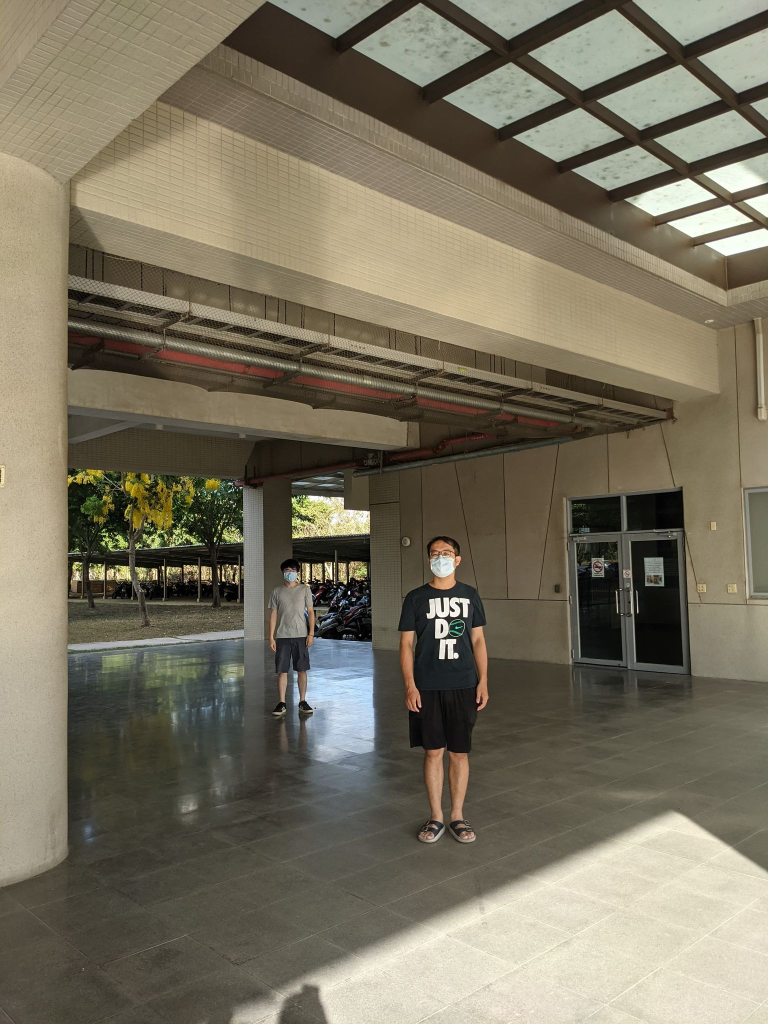
#> input picture Hw4/pic4.jpg, 1536 x 2048 px (shown at 1/2 size)
$ python Hw4_pic4.py
#> lines starting #> are read from the running program, lines starting #| are printed output that depends on the picture; after the words box and inside, x2 and y2 are one past the last pixel; in counts of white or black regions, pixels touching at a corner belong together
import numpy as np
import cv2

img = cv2.imread('pic4.jpg')
#> img is the input picture: shape (2048, 1536, 3); mean B, G, R 95.5, 113.8, 120.5
img = cv2.resize(img, (512, 512), interpolation=cv2.INTER_AREA)
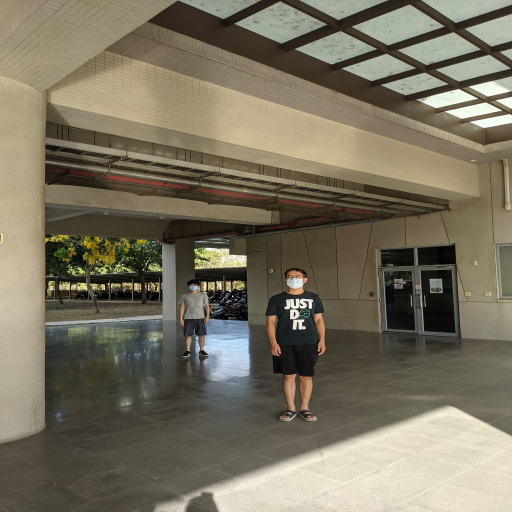
#> img: shape (512, 512, 3); mean B, G, R 95.5, 113.8, 120.5
constant = cv2.copyMakeBorder(img,0,0,400,400,cv2.BORDER_CONSTANT,value=(255,255,255))
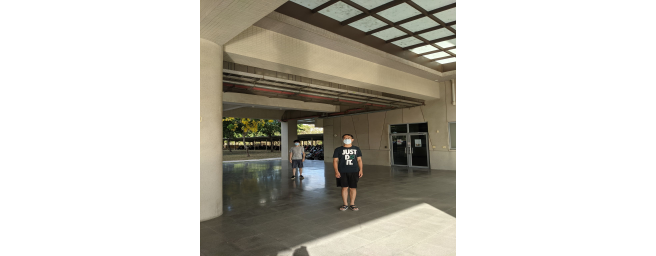
#> constant: shape (512, 1312, 3) (shown at 1/2 size); mean B, G, R 192.8, 199.9, 202.5

blur_img = cv2.GaussianBlur(constant, (0, 0), 25)
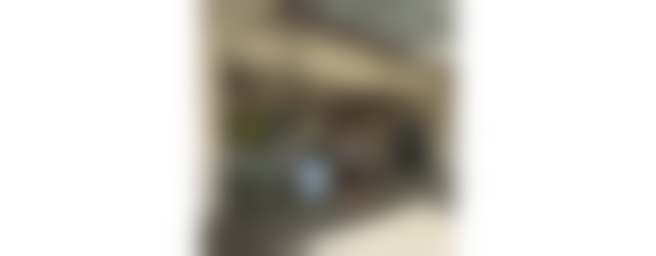
#> blur_img: shape (512, 1312, 3) (shown at 1/2 size); mean B, G, R 192.8, 199.9, 202.5
usm = cv2.addWeighted(constant, 1.5, blur_img, -0.5, 0)
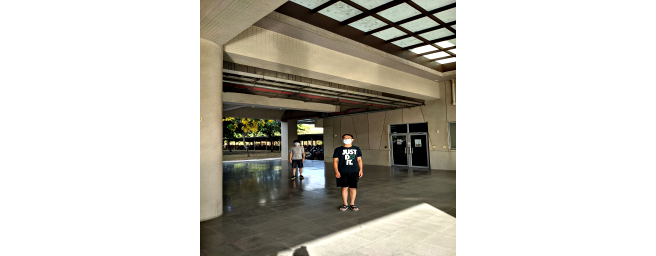
#> usm: shape (512, 1312, 3) (shown at 1/2 size); mean B, G, R 192, 199.2, 201.8

gray = cv2.cvtColor(usm, cv2.COLOR_RGB2GRAY)
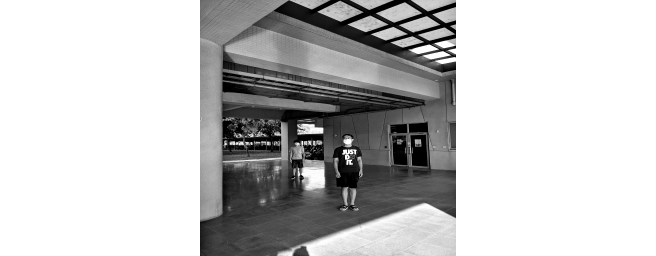
#> gray: shape (512, 1312) (shown at 1/2 size); min 0, max 255, mean 197.3
res,gray2 =cv2.threshold(gray,120, 255, cv2.THRESH_TOZERO)
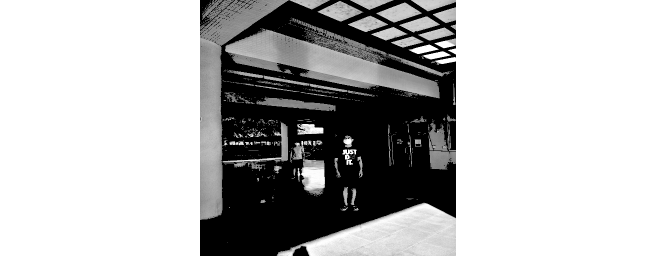
#> gray2: shape (512, 1312) (shown at 1/2 size); min 0, max 255, mean 183.8
edges = cv2.Canny(gray2,80,60)
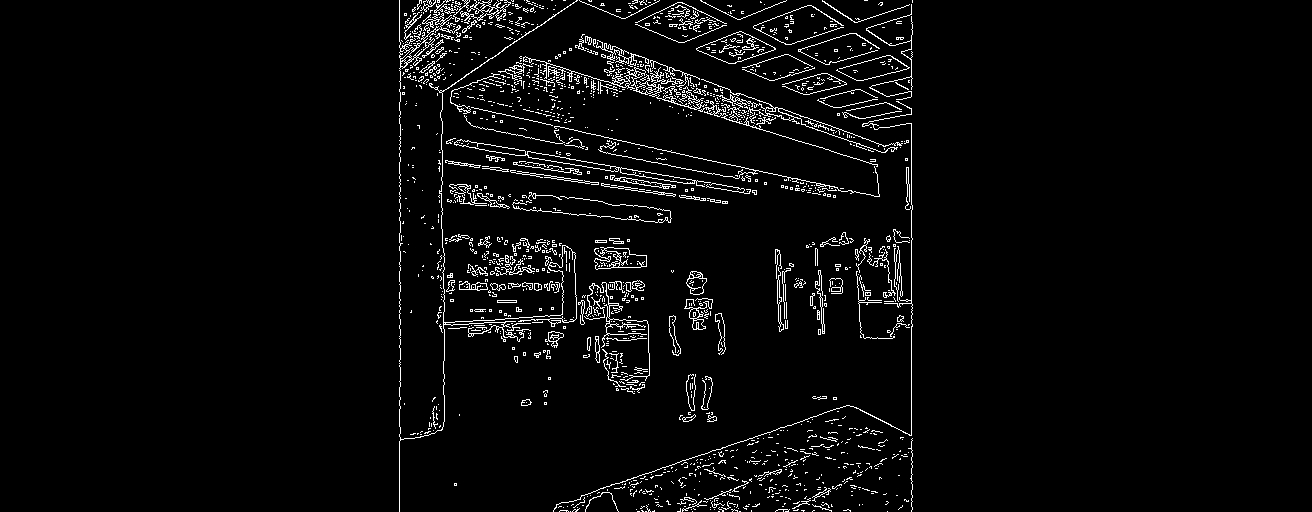
#> edges: shape (512, 1312); 3.6% white in thin lines or dots, all inside (x1, y1, x2, y2) = (399, 0, 913, 512)
lines = cv2.HoughLines(edges, 1, np.pi/120, 120, min_theta=np.pi/36, max_theta=np.pi-np.pi/36)
#> lines = 66 rows, first 8: [-99, 1.87], [2, 1.79], [34, 1.76], [-166, 1.92], [67, 1.74], [658, 1.24], [-54, 1.79], [63, 1.74]
'''
for line in lines:

    rho,theta = line[0]
    a = np.cos(theta)
    b = np.sin(theta)
    x0 = a*rho
    y0 = b*rho
    x1 = int(x0 + 1000*(-b))
    y1 = int(y0 + 1000*(a))
    x2 = int(x0 - 1000*(-b))
    y2 = int(y0 - 1000*(a))
    cv2.line(constant,(x1,y1),(x2,y2),(0,255,0),1)


'''
flag1 = 0
flag2 = 0
list1 = []
list2 = []
for line in lines:
    if flag1 == 2:break
    rho,theta = line[0]
    a = np.cos(theta)
    b = np.sin(theta)
    x0 = a*rho
    y0 = b*rho
    x1 = int(x0 + 1000*(-b))
    y1 = int(y0 + 1000*(a))
    x2 = int(x0 - 1000*(-b))
    y2 = int(y0 - 1000*(a))
    #cv2.line(constant,(x1,y1),(x2,y2),(0,255,0),1)
    list1.append([x1,y1])
    list1.append([x2,y2])
    flag1 += 1
#> this loop made 3 passes
#> (rho, theta, a, b, x0, y0, x1, y1) on passes 1 to 2: (-99, 1.87, -0.292, 0.956, 28.94, -94.67, -927, -387), (2, 1.79, -0.216, 0.976, -0.433, 1.95, -976, -214)
#> after the loop, flag1 = 2; list1 = [[-927, -387], [985, 197], [-976, -214], [975, 218]]

for line in lines:

    rho,theta = line[0]
    a = np.cos(theta)
    b = np.sin(theta)
    x0 = a*rho
    y0 = b*rho
    x1 = int(x0 + 1000*(-b))
    y1 = int(y0 + 1000*(a))
    x2 = int(x0 - 1000*(-b))
    y2 = int(y0 - 1000*(a))
    if (y2-y1)/(x2-x1)<0 :
        #cv2.line(constant,(x1,y1),(x2,y2),(0,255,0),1)
        list2.append([x1,y1])
        list2.append([x2,y2])
        flag2 += 1
#> this loop made 66 passes
#> (rho, theta, a, b, x0, y0, x1, y1) on passes 1 to 8: (-99, 1.87, -0.292, 0.956, 28.94, -94.67, -927, -387), (2, 1.79, -0.216, 0.976, -0.433, 1.95, -976, -214), (34, 1.76, -0.191, 0.982, -6.49, 33.38, -988, -157), (-166, 1.92, -0.342, 0.94, 56.78, -156, -882, -498), (67, 1.74, -0.165, 0.986, -11.06, 66.08, -997, -98), (658, 1.24, 0.326, 0.946, 214.2, 622.2, -731, 947), (-54, 1.79, -0.216, 0.976, 11.69, -52.72, -964, -269), (63, 1.74, -0.165, 0.986, -10.4, 62.14, -996, -102)
#> after the loop, flag2 = 5; list2 = [[-731, 947], [1159, 296], [-972, 421], [1022, 282], [-867, 574], [1040, -26], [-894, 534], [1041, 33], [-972, 424], [1022, 285]]

x1 = list1[0][0]
#> x1 = -927
y1 = list1[0][1]
#> y1 = -387
x2 = list1[1][0]
#> x2 = 985
y2 = list1[1][1]
#> y2 = 197
x3 = list1[2][0]
#> x3 = -976
y3 = list1[2][1]
#> y3 = -214
x4 = list1[3][0]
#> x4 = 975
y4 = list1[3][1]
#> y4 = 218

X1 = list2[6][0]
#> X1 = -894
Y1 = list2[6][1]
#> Y1 = 534
X2 = list2[7][0]
#> X2 = 1041
Y2 = list2[7][1]
#> Y2 = 33
X3 = list2[8][0]
#> X3 = -972
Y3 = list2[8][1]
#> Y3 = 424
X4 = list2[9][0]
#> X4 = 1022
Y4 = list2[9][1]
#> Y4 = 285

x0 = ((x3-x4) * (x2*y1 - x1*y2) - (x1-x2) * (x4*y3 - x3*y4)) / ((x3-x4) * (y1-y2) - (x1-x2) * (y3-y4))
#> x0 = 1261.3
y0 = ((y3-y4) * (y2*x1 - y1*x2) - (y1-y2) * (y4*x3 - y3*x4)) / ((y3-y4) * (x1-x2) - (y1-y2) * (x3-x4))
#> y0 = 281.4
X0 = ((X3-X4) * (X2*Y1 - X1*Y2) - (X1-X2) * (X4*Y3 - X3*Y4)) / ((X3-X4) * (Y1-Y2) - (X1-X2) * (Y3-Y4))
#> X0 = -283.9
Y0 = ((Y3-Y4) * (Y2*X1 - Y1*X2) - (Y1-Y2) * (Y4*X3 - Y3*X4)) / ((Y3-Y4) * (X1-X2) - (Y1-Y2) * (X3-X4))
#> Y0 = 376
#cv2.line(constant,(int(x0),int(y0)),(int(X0),int(Y0)),(0,127,0),1)
#print((int(x0),int(y0)),(int(X0),int(Y0)))

length = 180/(56/72)*(1830/1846)
print("%.1f" %length)
# [6 lines of commented-out code are left out]

$ run again, with Hw4/pic1.jpg copied over Hw4/pic4.jpg
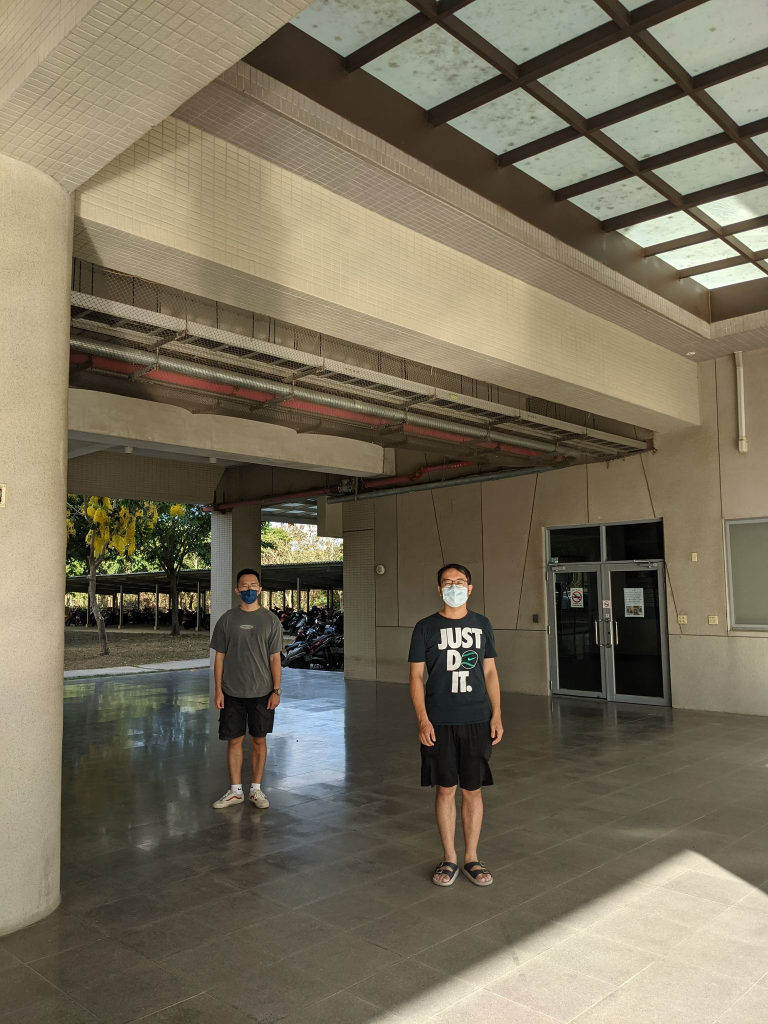
#> input picture Hw4/pic1.jpg, 1536 x 2048 px (shown at 1/2 size)
#> img is the input picture: shape (2048, 1536, 3); mean B, G, R 91.2, 111, 118.9
#> img: shape (512, 512, 3)
#> `res,gray2 =cv2.threshold(gray,120, 255, cv2.THRESH_TOZERO)`:
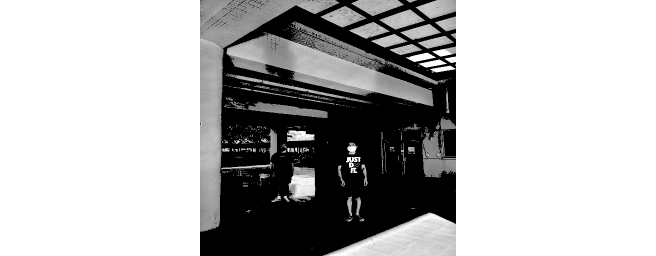
#> gray2: shape (512, 1312) (shown at 1/2 size); min 0, max 255, mean 182.7
#> `edges = cv2.Canny(gray2,80,60)`:
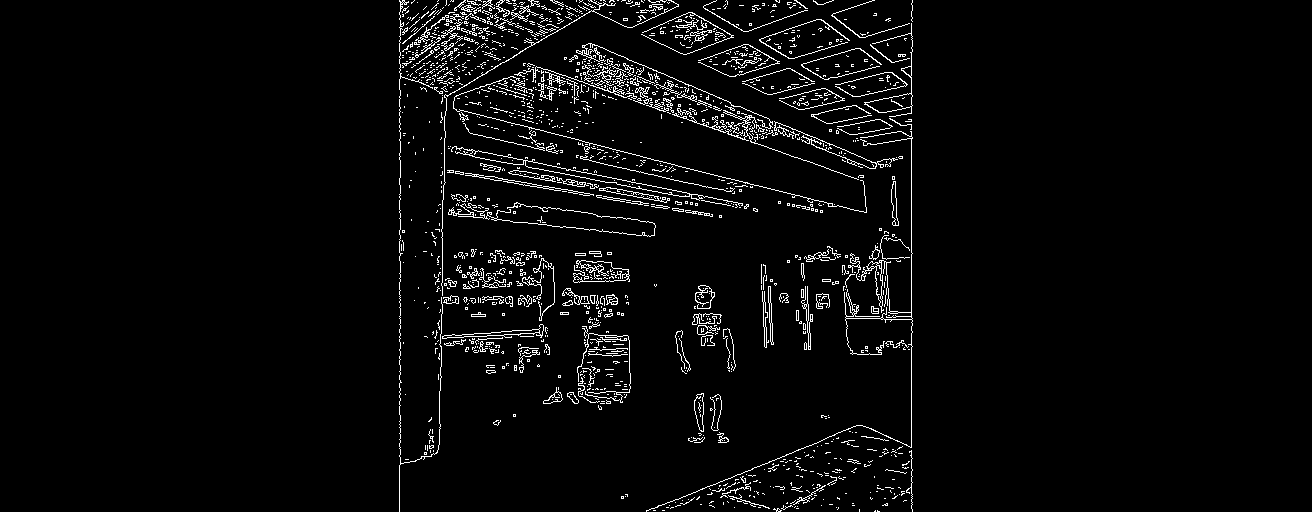
#> edges: shape (512, 1312); 3.5% white in thin lines or dots, all inside (x1, y1, x2, y2) = (399, 0, 913, 512)
#> lines = 46 rows, first 8: [-163, 1.95], [-191, 1.97], [-4, 1.82], [-125, 1.92], [284, 1.24], [63, 1.76], [29, 1.79], [58, 1.76]
#> the loop `for line in lines:` made 3 passes
#> (rho, theta, a, b, x0, y0, x1, y1) on passes 1 to 2: (-163, 1.95, -0.367, 0.93, 59.74, -151.7, -870, -518), (-191, 1.97, -0.391, 0.921, 74.63, -175.8, -845, -566)
#> after the loop `for line in lines:`: flag1 = 2; list1 = [[-870, -518], [990, 214], [-845, -566], [995, 214]]
#> the loop `for line in lines: ` made 46 passes
#> (rho, theta, a, b, x0, y0, x1, y1) on passes 1 to 8: (-163, 1.95, -0.367, 0.93, 59.74, -151.7, -870, -518), (-191, 1.97, -0.391, 0.921, 74.63, -175.8, -845, -566), (-4, 1.82, -0.242, 0.97, 0.968, -3.88, -969, -245), (-125, 1.92, -0.342, 0.94, 42.75, -117.5, -896, -459), (284, 1.24, 0.326, 0.946, 92.46, 268.5, -853, 594), (63, 1.76, -0.191, 0.982, -12.02, 61.84, -993, -128), (29, 1.79, -0.216, 0.976, -6.28, 28.31, -982, -188), (58, 1.76, -0.191, 0.982, -11.07, 56.93, -992, -133)
#> after the loop `for line in lines:`: flag2 = 6; list2 = [[-853, 594], [1037, -57], [-658, 1038], [1195, 289], [-883, 546], [1038, -4], [-897, 525], [1039, 24], [-922, 479], [1036, 80], [-834, 622], [1038, -77]]
#> `x1 = list1[0][0]`: x1 = -870
#> `y1 = list1[0][1]`: y1 = -518
#> `x2 = list1[1][0]`: x2 = 990
#> `y2 = list1[1][1]`: y2 = 214
#> x3 = -845
#> y3 = -566
#> x4 = 995
#> y4 = 214
#> X1 = -897
#> Y1 = 525
#> X2 = 1039
#> Y2 = 24
#> X3 = -922
#> Y3 = 479
#> X4 = 1036
#> Y4 = 80
#> `x0 = ((x3-x4) * (x2*y1 - x1*y2) - (x1-x2) * (x4*y3 - x3*y4)) / ((x3-x4..`: x0 = 1059.8
#> `y0 = ((y3-y4) * (y2*x1 - y1*x2) - (y1-y2) * (y4*x3 - y3*x4)) / ((y3-y4..`: y0 = 241.5
#> X0 = 31.96
#> Y0 = 284.6

$ run again, with Hw4/pic2.jpg copied over Hw4/pic4.jpg
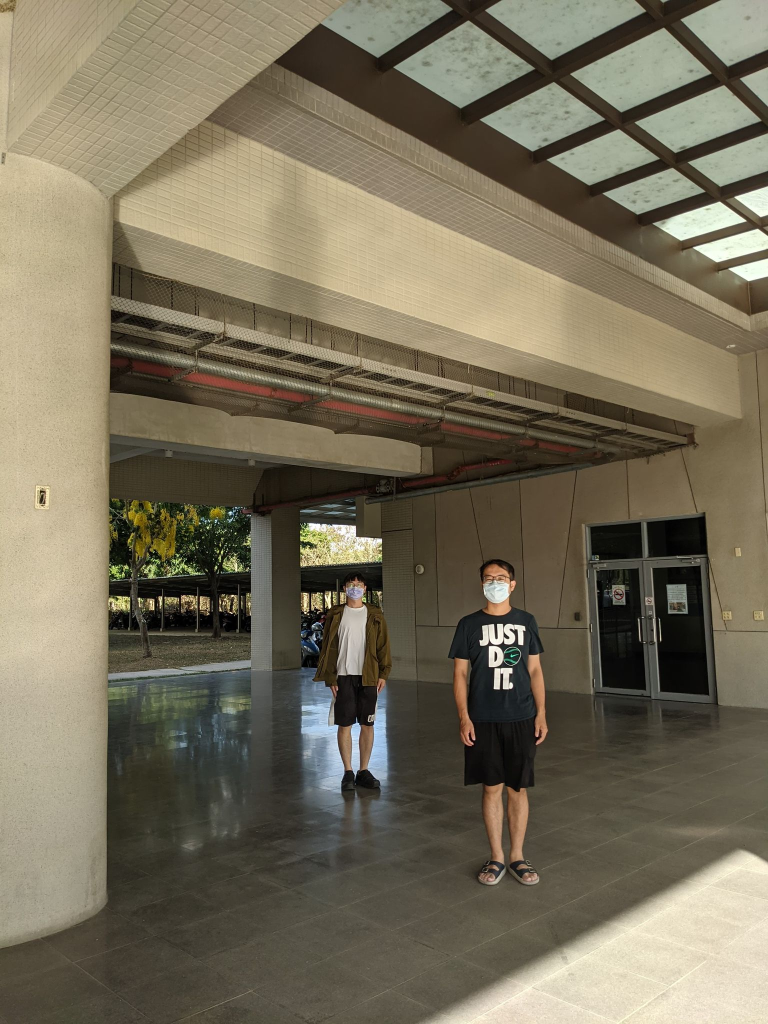
#> input picture Hw4/pic2.jpg, 1536 x 2048 px (shown at 1/2 size)
#> img is the input picture: shape (2048, 1536, 3); mean B, G, R 90.5, 110.5, 118.4
#> img: shape (512, 512, 3)
#> `res,gray2 =cv2.threshold(gray,120, 255, cv2.THRESH_TOZERO)`:
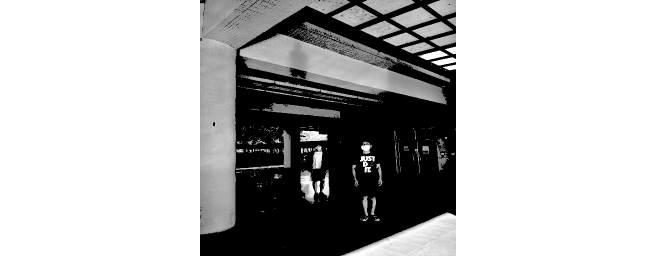
#> gray2: shape (512, 1312) (shown at 1/2 size); min 0, max 255, mean 183.4
#> `edges = cv2.Canny(gray2,80,60)`:
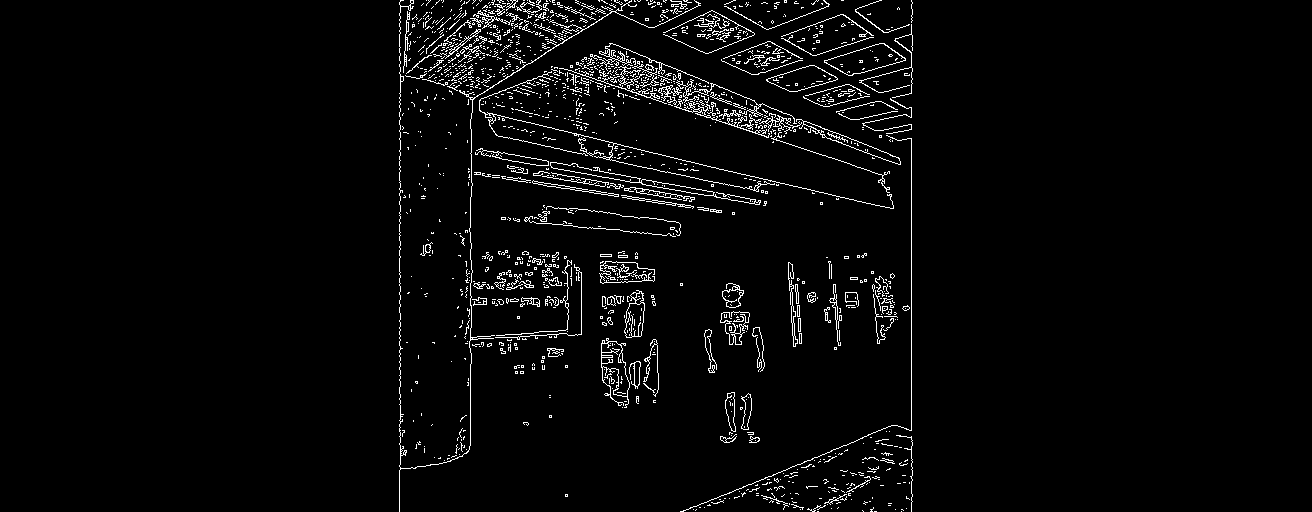
#> edges: shape (512, 1312); 3.2% white in thin lines or dots, all inside (x1, y1, x2, y2) = (399, 0, 913, 512)
#> lines = 61 rows, first 8: [-114, 1.89], [-183, 1.95], [-10, 1.82], [-153, 1.92], [-66, 1.82], [53, 1.76], [-137, 1.92], [-48, 1.79]
#> the loop `for line in lines:` made 3 passes
#> (rho, theta, a, b, x0, y0, x1, y1) on passes 1 to 2: (-114, 1.89, -0.317, 0.948, 36.17, -108.1, -912, -425), (-183, 1.95, -0.367, 0.93, 67.07, -170.3, -863, -536)
#> after the loop `for line in lines:`: flag1 = 2; list1 = [[-912, -425], [984, 209], [-863, -536], [997, 196]]
#> the loop `for line in lines: ` made 61 passes
#> (rho, theta, a, b, x0, y0, x1, y1) on passes 1 to 8: (-114, 1.89, -0.317, 0.948, 36.17, -108.1, -912, -425), (-183, 1.95, -0.367, 0.93, 67.07, -170.3, -863, -536), (-10, 1.82, -0.242, 0.97, 2.42, -9.7, -967, -251), (-153, 1.92, -0.342, 0.94, 52.33, -143.8, -887, -485), (-66, 1.82, -0.242, 0.97, 15.97, -64.04, -954, -305), (53, 1.76, -0.191, 0.982, -10.11, 52.03, -991, -138), (-137, 1.92, -0.342, 0.94, 46.86, -128.7, -892, -470), (-48, 1.79, -0.216, 0.976, 10.39, -46.86, -965, -263)
#> after the loop `for line in lines:`: flag2 = 5; list2 = [[-864, 583], [1043, -17], [-654, 1050], [1200, 301], [-876, 570], [1045, 19], [-828, 638], [1044, -61], [-974, 267], [1010, 24]]
#> `x1 = list1[0][0]`: x1 = -912
#> `y1 = list1[0][1]`: y1 = -425
#> `x2 = list1[1][0]`: x2 = 984
#> `y2 = list1[1][1]`: y2 = 209
#> x3 = -863
#> y3 = -536
#> x4 = 997
#> y4 = 196
#> X1 = -828
#> Y1 = 638
#> X2 = 1044
#> Y2 = -61
#> X3 = -974
#> Y3 = 267
#> X4 = 1010
#> Y4 = 24
#> `x0 = ((x3-x4) * (x2*y1 - x1*y2) - (x1-x2) * (x4*y3 - x3*y4)) / ((x3-x4..`: x0 = 1290.2
#> `y0 = ((y3-y4) * (y2*x1 - y1*x2) - (y1-y2) * (y4*x3 - y3*x4)) / ((y3-y4..`: y0 = 311.4
#> X0 = 721.8
#> Y0 = 59.29
